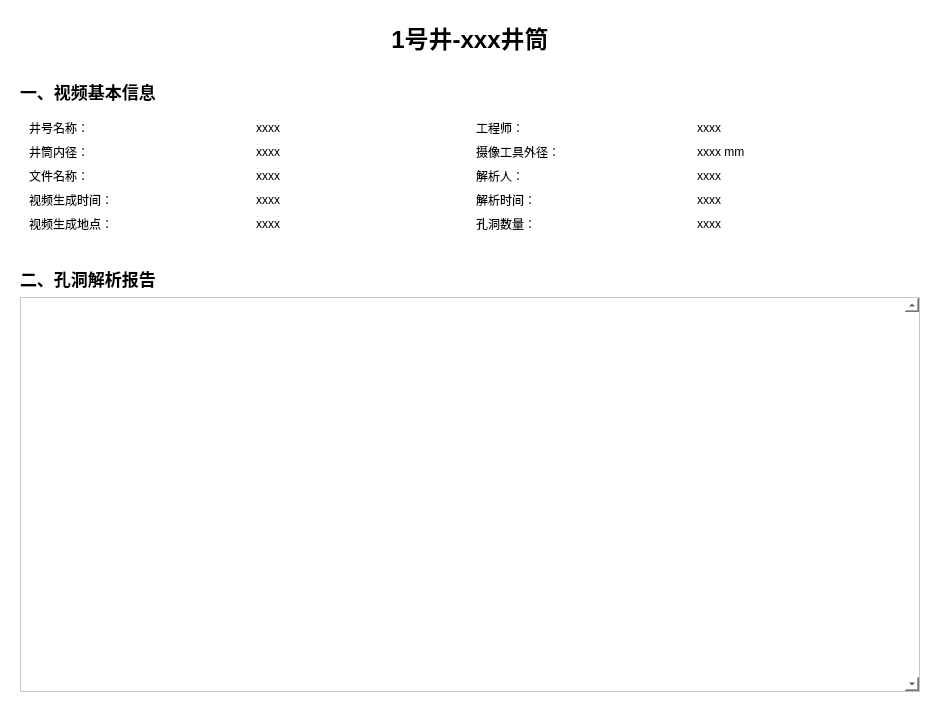
<?xml version="1.0" encoding="UTF-8"?>
<ui version="4.0">
 <class>WgtGenReport</class>
 <widget class="QWidget" name="WgtGenReport">
  <property name="geometry">
   <rect>
    <x>0</x>
    <y>0</y>
    <width>940</width>
    <height>712</height>
   </rect>
  </property>
  <property name="windowTitle">
   <string>报告</string>
  </property>
  <property name="styleSheet">
   <string notr="true">background-color: rgb(255, 255, 255);</string>
  </property>
  <layout class="QGridLayout" name="gridLayout">
   <item row="0" column="0">
    <widget class="QWidget" name="widget" native="true">
     <layout class="QHBoxLayout" name="horizontalLayout">
      <item>
       <widget class="QLabel" name="label_report_title">
        <property name="sizePolicy">
         <sizepolicy hsizetype="Preferred" vsizetype="Fixed">
          <horstretch>0</horstretch>
          <verstretch>0</verstretch>
         </sizepolicy>
        </property>
        <property name="styleSheet">
         <string notr="true">font:bold 18pt;</string>
        </property>
        <property name="text">
         <string>1号井-xxx井筒</string>
        </property>
        <property name="alignment">
         <set>Qt::AlignCenter</set>
        </property>
       </widget>
      </item>
     </layout>
    </widget>
   </item>
   <item row="1" column="0">
    <widget class="QWidget" name="widget_4" native="true">
     <layout class="QVBoxLayout" name="verticalLayout_3">
      <item>
       <widget class="QLabel" name="label_report_title_1">
        <property name="sizePolicy">
         <sizepolicy hsizetype="Preferred" vsizetype="Fixed">
          <horstretch>0</horstretch>
          <verstretch>0</verstretch>
         </sizepolicy>
        </property>
        <property name="styleSheet">
         <string notr="true">font:bold 13pt;</string>
        </property>
        <property name="text">
         <string>一、视频基本信息</string>
        </property>
       </widget>
      </item>
      <item>
       <widget class="QWidget" name="widget_3" native="true">
        <layout class="QGridLayout" name="gridLayout_3" columnstretch="1,0,1,1,1">
         <item row="2" column="3">
          <widget class="QLabel" name="lab_cam_outer_radius">
           <property name="text">
            <string>摄像工具外径：</string>
           </property>
          </widget>
         </item>
         <item row="1" column="2">
          <widget class="QLabel" name="lab_well_name_display">
           <property name="styleSheet">
            <string notr="true">color: rgb(0, 0, 0);
font:10pt &quot;宋体&quot;;</string>
           </property>
           <property name="text">
            <string>xxxx</string>
           </property>
          </widget>
         </item>
         <item row="1" column="3">
          <widget class="QLabel" name="lab_engineer">
           <property name="text">
            <string>工程师：</string>
           </property>
          </widget>
         </item>
         <item row="1" column="4">
          <widget class="QLabel" name="lab_engineer_display">
           <property name="styleSheet">
            <string notr="true">color: rgb(0, 0, 0);
font:10pt &quot;宋体&quot;;</string>
           </property>
           <property name="text">
            <string>xxxx</string>
           </property>
          </widget>
         </item>
         <item row="2" column="2">
          <widget class="QLabel" name="lab_well_inner_radius_display">
           <property name="styleSheet">
            <string notr="true">color: rgb(0, 0, 0);
font:10pt &quot;宋体&quot;;</string>
           </property>
           <property name="text">
            <string>xxxx</string>
           </property>
          </widget>
         </item>
         <item row="3" column="2">
          <widget class="QLabel" name="lab_file_name_display">
           <property name="styleSheet">
            <string notr="true">color: rgb(0, 0, 0);
font:10pt &quot;宋体&quot;;</string>
           </property>
           <property name="text">
            <string>xxxx</string>
           </property>
          </widget>
         </item>
         <item row="4" column="2">
          <widget class="QLabel" name="lab_vid_gen_time_display">
           <property name="styleSheet">
            <string notr="true">color: rgb(0, 0, 0);
font:10pt &quot;宋体&quot;;</string>
           </property>
           <property name="text">
            <string>xxxx</string>
           </property>
          </widget>
         </item>
         <item row="5" column="2">
          <widget class="QLabel" name="lab_vid_gen_place_display">
           <property name="styleSheet">
            <string notr="true">color: rgb(0, 0, 0);
font:10pt &quot;宋体&quot;;</string>
           </property>
           <property name="text">
            <string>xxxx</string>
           </property>
          </widget>
         </item>
         <item row="2" column="4">
          <widget class="QLabel" name="lab_cam_outer_radius_display">
           <property name="styleSheet">
            <string notr="true">color: rgb(0, 0, 0);
font:10pt &quot;宋体&quot;;</string>
           </property>
           <property name="text">
            <string>xxxx mm</string>
           </property>
          </widget>
         </item>
         <item row="3" column="4">
          <widget class="QLabel" name="lab_analyser_display">
           <property name="styleSheet">
            <string notr="true">color: rgb(0, 0, 0);
font:10pt &quot;宋体&quot;;</string>
           </property>
           <property name="text">
            <string>xxxx</string>
           </property>
          </widget>
         </item>
         <item row="4" column="4">
          <widget class="QLabel" name="lab_analysis_time_display">
           <property name="styleSheet">
            <string notr="true">color: rgb(0, 0, 0);
font:10pt &quot;宋体&quot;;</string>
           </property>
           <property name="text">
            <string>xxxx</string>
           </property>
          </widget>
         </item>
         <item row="5" column="4">
          <widget class="QLabel" name="lab_hole_count_display">
           <property name="styleSheet">
            <string notr="true">color: rgb(0, 0, 0);
font:10pt &quot;宋体&quot;;</string>
           </property>
           <property name="text">
            <string>xxxx</string>
           </property>
          </widget>
         </item>
         <item row="5" column="3">
          <widget class="QLabel" name="lab_hole_count">
           <property name="text">
            <string>孔洞数量：</string>
           </property>
          </widget>
         </item>
         <item row="4" column="3">
          <widget class="QLabel" name="lab_analysis_time">
           <property name="sizePolicy">
            <sizepolicy hsizetype="Preferred" vsizetype="Preferred">
             <horstretch>0</horstretch>
             <verstretch>0</verstretch>
            </sizepolicy>
           </property>
           <property name="text">
            <string>解析时间：</string>
           </property>
          </widget>
         </item>
         <item row="3" column="3">
          <widget class="QLabel" name="lab_analyser">
           <property name="sizePolicy">
            <sizepolicy hsizetype="Preferred" vsizetype="Preferred">
             <horstretch>0</horstretch>
             <verstretch>0</verstretch>
            </sizepolicy>
           </property>
           <property name="text">
            <string>解析人：</string>
           </property>
          </widget>
         </item>
         <item row="2" column="0" colspan="2">
          <widget class="QLabel" name="lab_well_inner_radius">
           <property name="text">
            <string>井筒内径：</string>
           </property>
          </widget>
         </item>
         <item row="1" column="0" colspan="2">
          <widget class="QLabel" name="lab_well_name">
           <property name="text">
            <string>井号名称：</string>
           </property>
          </widget>
         </item>
         <item row="3" column="0" colspan="2">
          <widget class="QLabel" name="lab_file_name">
           <property name="text">
            <string>文件名称：</string>
           </property>
          </widget>
         </item>
         <item row="4" column="0" colspan="2">
          <widget class="QLabel" name="lab_vid_gen_time">
           <property name="text">
            <string>视频生成时间：</string>
           </property>
          </widget>
         </item>
         <item row="5" column="0" colspan="2">
          <widget class="QLabel" name="lab_vid_gen_place">
           <property name="text">
            <string>视频生成地点：</string>
           </property>
          </widget>
         </item>
        </layout>
       </widget>
      </item>
     </layout>
    </widget>
   </item>
   <item row="2" column="0">
    <widget class="QWidget" name="widget_5" native="true">
     <layout class="QVBoxLayout" name="verticalLayout_2">
      <item>
       <widget class="QLabel" name="label_report_title_2">
        <property name="styleSheet">
         <string notr="true">font:bold 13pt;</string>
        </property>
        <property name="text">
         <string>二、孔洞解析报告</string>
        </property>
       </widget>
      </item>
      <item>
       <widget class="QScrollArea" name="scrollArea">
        <property name="verticalScrollBarPolicy">
         <enum>Qt::ScrollBarAlwaysOn</enum>
        </property>
        <property name="horizontalScrollBarPolicy">
         <enum>Qt::ScrollBarAsNeeded</enum>
        </property>
        <property name="widgetResizable">
         <bool>true</bool>
        </property>
        <widget class="QWidget" name="scrollAreaWidgetContents">
         <property name="geometry">
          <rect>
           <x>0</x>
           <y>0</y>
           <width>885</width>
           <height>449</height>
          </rect>
         </property>
         <layout class="QGridLayout" name="gridLayout_2">
          <property name="leftMargin">
           <number>11</number>
          </property>
          <item row="0" column="0">
           <widget class="QWidget" name="widget_2" native="true">
            <widget class="QGridLayout" name="gid_holes_display" native="true">
             <property name="geometry">
              <rect>
               <x>0</x>
               <y>0</y>
               <width>851</width>
               <height>381</height>
              </rect>
             </property>
            </widget>
           </widget>
          </item>
         </layout>
        </widget>
       </widget>
      </item>
     </layout>
    </widget>
   </item>
  </layout>
 </widget>
 <customwidgets>
  <customwidget>
   <class>QGridLayout</class>
   <extends>QWidget</extends>
   <header location="global">qgridlayout.h</header>
   <container>1</container>
  </customwidget>
 </customwidgets>
 <resources/>
 <connections/>
</ui>
